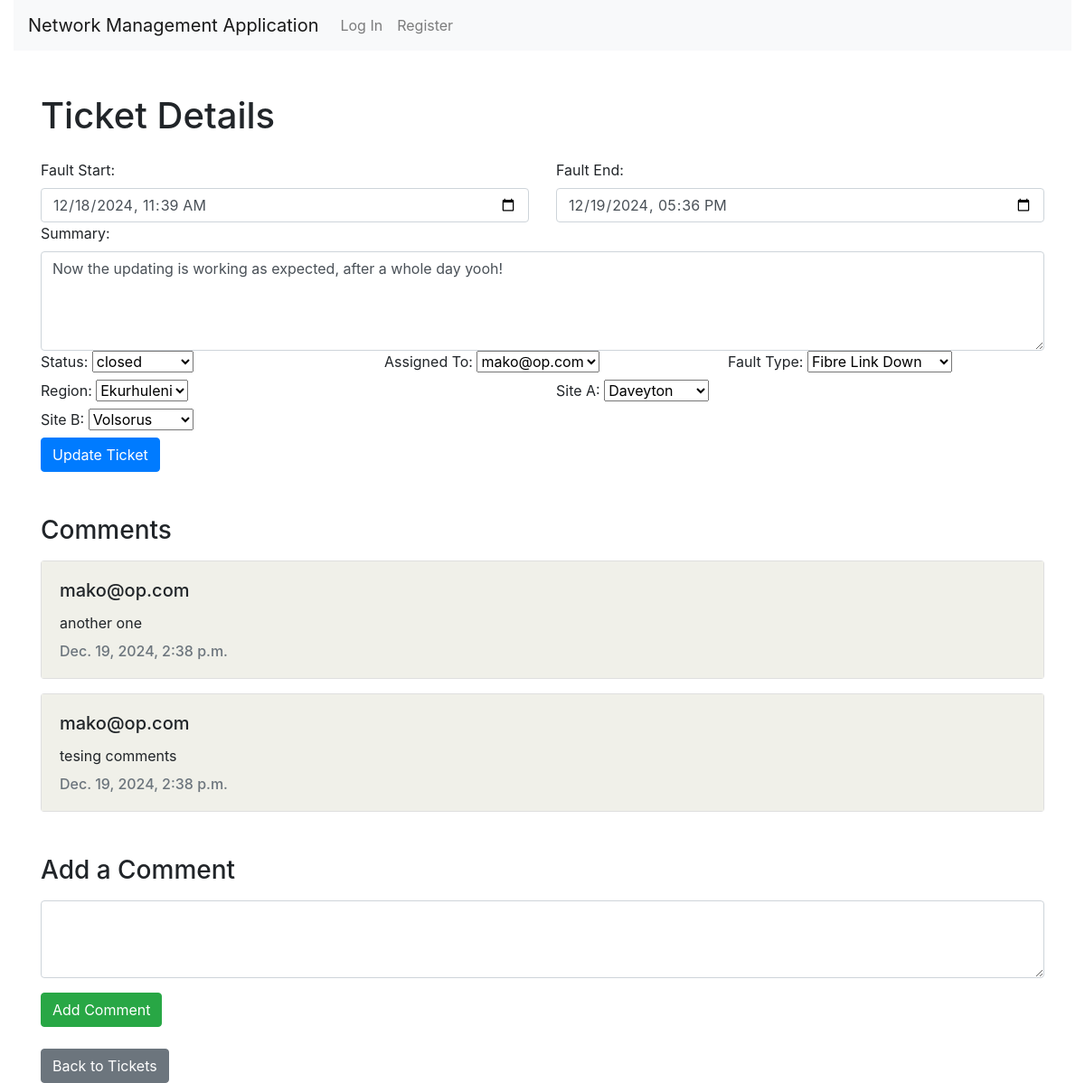
Page /tickets/5/details/ on the committed database.
### nms/models.py (models this page shows, shortened)
class Ticket(models.Model):
    fault_start = models.CharField(max_length=255, null=True, blank=True)
    fault_end = models.CharField(max_length=255, null=True, blank=True)
    summary = models.TextField(null=True, blank=True)
    status = models.ForeignKey('TicketStatus', on_delete=models.CASCADE, related_name='tickets', default=1)
    created_at = models.DateTimeField(auto_now_add=True)
    assigned_to = models.ForeignKey(User, on_delete=models.CASCADE, related_name='tickets', null=True, blank=True)
    fault_type = models.ForeignKey(FaultType, on_delete=models.CASCADE, related_name='tickets', null=True, blank=True)
    region = models.ForeignKey(Region, on_delete=models.CASCADE, related_name='tickets', null=True, blank=True)
    site_A = models.ForeignKey(Site, on_delete=models.CASCADE, related_name='site_A_tickets', null=True, blank=True)
    site_B = models.ForeignKey(Site, on_delete=models.CASCADE, related_name='site_B_tickets', null=True, blank=True)

class TicketStatus(models.Model):
    name = models.CharField(max_length=50, unique=True)

class User(AbstractUser):
    ROLES = (
        ('noc', 'NOC Staff'),
        ('technician', 'Technician'),
        ('manager', 'Manager'),
        ('client', 'Client')
    )
    role = models.CharField(max_length=50, choices=ROLES, default='client')

class FaultType(models.Model):
    name = models.CharField(max_length=100, unique=True)

class Region(models.Model):
    name = models.CharField(max_length=100, unique=True)

class Site(models.Model):
    name = models.CharField(max_length=100, unique=True)
    region = models.ForeignKey(Region, on_delete=models.CASCADE, related_name='sites')

class Comment(models.Model):
    ticket = models.ForeignKey(Ticket, on_delete=models.CASCADE, related_name='comments')
    user = models.ForeignKey(User, on_delete=models.CASCADE)
    content = models.TextField()
    created_date = models.DateTimeField(auto_now_add=True)

### nms/views.py (the view)
# urls.py: path('tickets/<int:ticket_id>/details/', views.view_ticket, name='view_ticket'),
def view_ticket(request, ticket_id):
    ticket = get_object_or_404(Ticket, id=ticket_id)
    comments = ticket.comments.select_related('user').order_by('-created_date')
    statuses = TicketStatus.objects.all()
    fault_types = FaultType.objects.all()
    regions = Region.objects.all()
    sites = Site.objects.all()
    users = User.objects.all()
    return render(request, 'nms/view_ticket.html', {
        'ticket': ticket,
        'statuses': statuses,
        'fault_types': fault_types,
        'regions': regions,
        'sites': sites,
        'users': users,
        'comments': comments
    })

### nms/templates/nms/view_ticket.html (shortened to what this page needs)
{% extends "nms/layout.html" %}
{% block body %}
<div class="container mt-5">
    <h1 class="mb-4">Ticket Details</h1>
    <form id="edit-ticket-form" class="row g-3" action="{% url 'update_ticket' ticket.id %}">
        <div class="col-md-6">
            <label for="fault_start" class="form-label">Fault Start:</label>
            <input type="datetime-local" class="form-control" id="fault_start" name="fault_start" value="{{ ticket.fault_start }}">
        </div>
        <div class="col-md-6">
            <label for="fault_end" class="form-label">Fault End:</label>
            <input type="datetime-local" class="form-control" id="fault_end" name="fault_end" value="{{ ticket.fault_end }}">
        </div>
        <div class="col-12">
            <label for="summary" class="form-label">Summary:</label>
            <textarea class="form-control" id="summary" name="summary" rows="4">{{ ticket.summary }}</textarea>
        </div>
        <div class="col-md-4">
            <label for="status" class="form-label">Status:</label>
            <select class="form-select" id="status" name="status">
                {% for status in statuses %}
                <option value="{{ status.id }}" {% if ticket.status.id == status.id %}selected{% endif %}>
                    {{ status.name }}
                </option>
                {% endfor %}
            </select>
        </div>
        <div class="col-md-4">
            <label for="assigned_to" class="form-label">Assigned To:</label>
            <select class="form-select" id="assigned_to" name="assigned_to">
                {% for user in users %}
                <option value="{{ user.id }}" {% if ticket.assigned_to.id == user.id %}selected{% endif %}>
                    {{ user.username }}
                </option>
                {% endfor %}
            </select>
        </div>
        <div class="col-md-4">
            <label for="fault_type" class="form-label">Fault Type:</label>
            <select class="form-select" id="fault_type" name="fault_type">
                {% for fault_type in fault_types %}
                <option value="{{ fault_type.id }}" {% if ticket.fault_type.id == fault_type.id %}selected{% endif %}>
                    {{ fault_type.name }}
                </option>
                {% endfor %}
            </select>
        </div>
        <div class="col-md-6">
            <label for="region" class="form-label">Region:</label>
            <select class="form-select" id="region" name="region">
                {% for region in regions %}
                <option value="{{ region.id }}" {% if ticket.region.id == region.id %}selected{% endif %}>
                    {{ region.name }}
                </option>
                {% endfor %}
            </select>
        </div>
        <div class="col-md-6">
            <label for="site_A" class="form-label">Site A:</label>
            <select class="form-select" id="site_A" name="site_A">
                {% for site in sites %}
                <option value="{{ site.id }}" {% if ticket.site_A.id == site.id %}selected{% endif %}>
                    {{ site.name }}
                </option>
                {% endfor %}
            </select>
        </div>
        <div class="col-md-6">
            <label for="site_B" class="form-label">Site B:</label>
            <select class="form-select" id="site_B" name="site_B">
                {% for site in sites %}
                <option value="{{ site.id }}" {% if ticket.site_B.id == site.id %}selected{% endif %}>
                    {{ site.name }}
                </option>
                {% endfor %}
            </select>
        </div>
        <div class="col-12">
            <button type="button" class="btn btn-primary" id="update-ticket">Update Ticket</button>
        </div>
    </form>
    <h3 class="mt-5">Comments</h3>
    <div id="comments-section" class="mt-3">
        {% for comment in comments %}
        <div class="card mb-3">
            <div class="card-body comment">
                <h5 class="card-title">{{ comment.user.username }}</h5>
                <p class="card-text mt-2">{{ comment.content }}</p>
                <h6 class="card-subtitle text-muted">{{ comment.created_date }}</h6>
            </div>
        </div>
        {% empty %}
        <p>No comments yet.</p>
        {% endfor %}
    </div>
    <h3 class="mt-5">Add a Comment</h3>
    <form method="POST" action="{% url 'add_comment' ticket.id %}" class="mt-3">
        <textarea class="form-control mb-3" name="content" rows="3" required></textarea>
        <button type="submit" class="btn btn-success">Add Comment</button>
    </form>
    <a href="/tickets/" class="btn btn-secondary mt-4">Back to Tickets</a>
</div>
{% endblock %}

### nms/static/nms/styles.css (style rules this page uses)
.comment { background-color: rgb(240, 240, 233); }

### rows in the picture
Ticket: fault_start "12/18/2024 11:39", fault_end "12/19/2024 17:36", summary "Now the updating is working as expected, after a whole day yooh!", status "closed", assigned_to "mako@op.com", fault_type "Fibre Link Down", region "Ekurhuleni", site_A "Daveyton", site_B "Volsorus"
Comment: user.username "mako@op.com", content "another one", created_date "Dec. 19, 2024, 2:38 p.m."
Comment: user.username "mako@op.com", content "tesing comments", created_date "Dec. 19, 2024, 2:38 p.m."
